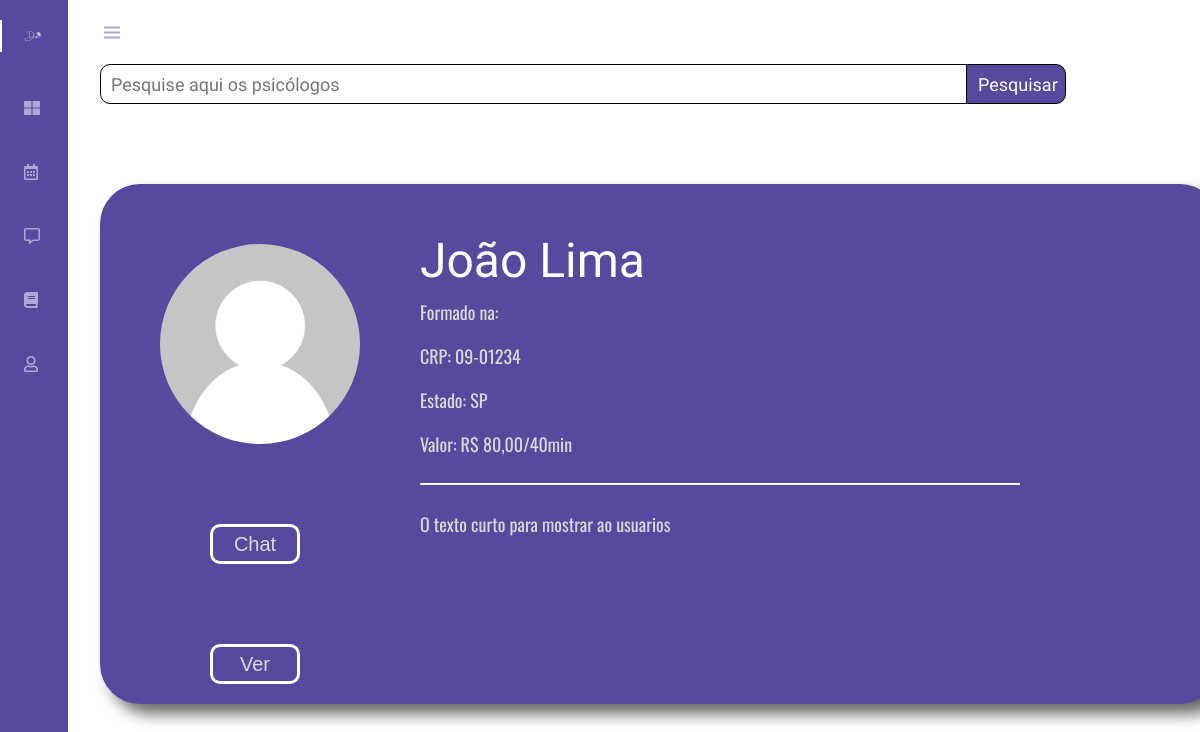
/lista_psicologos.php, run on the app's committed database.
### tables this page shows
CREATE TABLE `psicologos` (
  `unique_id` varchar(200) NOT NULL,
  `nome` varchar(100) DEFAULT NULL,
  `email` varchar(80) DEFAULT NULL,
  `senha` varchar(50) DEFAULT NULL,
  `nascimento` varchar(10) DEFAULT NULL,
  `estado` varchar(2) DEFAULT NULL,
  `cep` varchar(15) DEFAULT NULL,
  `rg` varchar(20) DEFAULT NULL,
  `cpf` varchar(16) DEFAULT NULL,
  `telefone` varchar(18) DEFAULT NULL,
  `local` varchar(80) DEFAULT NULL,
  `crp` varchar(16) DEFAULT NULL,
  `status` varchar(10) DEFAULT NULL,
  `situacao` int(11) DEFAULT NULL,
  `tempo_experiencia` varchar(4) DEFAULT NULL,
  `tempo_consulta` varchar(6) DEFAULT NULL,
  `resumo` varchar(500) DEFAULT NULL,
  `texto` varchar(800) DEFAULT NULL,
  `diploma` varchar(80) DEFAULT NULL,
  `faculdade` varchar(80) DEFAULT NULL,
  `foto` varchar(80) DEFAULT NULL,
  `idioma` varchar(50) DEFAULT NULL,
  `valor` varchar(6) DEFAULT NULL,
  `remarcacao` varchar(2) DEFAULT NULL,
  `sexo` varchar(10) DEFAULT NULL
);

### lista_psicologos.php (the view, shortened to what this page needs)
<?php
    require_once 'conexao.php';
?>
<!DOCTYPE html>
<html lang="pt-br">
<head>
    <link rel="stylesheet" href="css/navbar.css">
    <link rel="stylesheet" href="css/perfil.css">
    <link rel="stylesheet" href="https://cdnjs.cloudflare.com/ajax/libs/font-awesome/5.15.2/css/all.min.css">
    <link href='https://unpkg.com/boxicons@2.0.7/css/boxicons.min.css' rel='stylesheet'>
</head>
<body id="body-pd">
    <header class="header" id="header">
        <div class="header__toggle">
        <i class='bx bx-menu' id="header-toggle"></i>
        </div>
        <div class="header__img">
            <img src="assets/img/perfil.jpg" alt="">
        </div>
    </header>
    <div class="l-navbar" id="nav-bar">
    <nav class="nav">
            <div>
                <a href="index.php" class="nav__logo active">
                    <img class = "logo" src="assets/logo.png" alt="">
                </a>
                <div class="nav__list">
                    <a href="lista_psicologos.php" class="nav__link ">
                    <i class="fas fa-th-large"></i>
                    </a>
                    <a href="consulta.php" class="nav__link">
                    <i class="far fa-calendar-alt"></i>
                    </a>
                    <a href="chat_psic/users.php" class="nav__link">
                    <i class="far fa-comment-alt"></i>
                    </a>
                    <a href="sobre.php" class="nav__link">
                    <i class="fas fa-book"></i>
                    </a>
                    <a href="perfil_user.php" class="nav__link">
                    <i class="far fa-user"></i>
                    </a>
                </div>
            </div>
        </nav>
    </div>
    <div class="pesquisa">
        <form action="process/pesquisar_psic.php" method="post">
            <input type='text' name='pesquisar' placeholder='Pesquise aqui os psicólogos'/>
            <input type='submit' value='Pesquisar'/>
        </form>
    </div>
    <?php
        $query = "SELECT * FROM psicologos WHERE situacao = '1' ORDER BY nome ASC";
        $exec = mysqli_query($conn, $query);
        ?>
        <?php
            while ($psic = mysqli_fetch_array($exec)){
            echo "<div class='card_psicologo'>
            <div class='coluna'>
            <img src='imagens/$psic[foto]' alt='user'>
                <div class='btn_chat'>
                    <a href='chat_psic/chat.php?user_id=$psic[unique_id]'><button class='chat'>Chat</button></a>
                </div>
                <div class='btn_chat'>
                <a href='psicologo.php?psic=$psic[unique_id]' target='_self'><button class='chat'>Ver</button></a>
            </div>
            </div>
            <div class='coluna2'>
                <div class='info'>
                    <p class = 'nome'>$psic[nome]</p>
                    <p>Formado na: $psic[diploma]</p>
                    <p>CRP: $psic[crp]</p>
                    <p>Estado: $psic[estado]</p>
                    <p>Valor: R$ $psic[valor]/$psic[tempo_consulta]</p>
                </div>
                <hr>
                <p class='texto'>
                $psic[resumo]
                </p>
            </div>
        </div>";
            }?>
</body>
</html>

### css/navbar.css (style rules this page uses)
:root { --header-height: 3rem; --nav-width: 68px; --first-color: #4723D9; --first-color-light: #AFA5D9; --white-color: #ffffff; --normal-font-size: 1rem; --z-fixed: 100; --cor-principal: #564a9e; --cor-texto: #d9d9d9; --cor-titulo: #FFFFFF; --fonte-titulo: 'Antonio', sans-serif; --fonte-texto: 'Oswald', sans-serif; }
*,::before,::after { box-sizing: border-box; }
body { position: relative; margin: var(--header-height) 0 0 0; padding: 0 1rem; font-family: var(--fonte-texto); font-size: var(--normal-font-size); transition: .5s; }
a { text-decoration: none; }
.header { width: 100%; height: var(--header-height); position: fixed; top: 0; left: 0; display: flex; align-items: center; justify-content: space-between; padding: 0 1rem; background-color: transparent; z-index: var(--z-fixed); transition: .5s; }
.header__toggle { color: var(--first-color-light); font-size: 1.5rem; cursor: pointer; }
.header__img { width: 35px; height: 35px; display: flex; justify-content: center; border-radius: 50%; overflow: hidden; }
.header__img img { width: 40px; }
.l-navbar { position: fixed; top: 0; left: -30%; width: var(--nav-width); height: 100vh; background-color: var(--cor-principal); padding: .5rem 1rem 0 0; transition: .5s; z-index: var(--z-fixed); }
.nav { height: 100%; display: flex; flex-direction: column; justify-content: space-between; overflow: hidden; }
.nav .logo { width: 20px; }
.nav__logo, .nav__link { display: grid; grid-template-columns: max-content max-content; align-items: center; column-gap: 1rem; padding: .5rem 0 .5rem 1.5rem; }
.nav__logo { margin-bottom: 2rem; }
.nav__link { position: relative; color: var(--first-color-light); margin-bottom: 1.5rem; transition: .3s; }
.active { color: var(--white-color); }
.active::before { content: ''; position: absolute; left: 0; width: 2px; height: 32px; background-color: var(--white-color); }
@media screen and (min-width: 768px) { body { margin: calc(var(--header-height) + 1rem) 0 0 0; padding-left: calc(var(--nav-width) + 2rem); } }
@media screen and (min-width: 768px) { .header { height: calc(var(--header-height) + 1rem); padding: 0 2rem 0 calc(var(--nav-width) + 2rem); } }
@media screen and (min-width: 768px) { .header__img { width: 40px; height: 40px; } }
@media screen and (min-width: 768px) { .header__img img { width: 45px; } }
@media screen and (min-width: 768px) { .l-navbar { left: 0; padding: 1rem 1rem 0 0; } }

### css/perfil.css (style rules this page uses)
:root { --cor-principal: #564a9e; --cor-texto: #d9d9d9; --cor-titulo: #FFFFFF; --fonte-titulo: 'Antonio', sans-serif; --fonte-texto: 'Oswald', sans-serif; }
.pesquisa input[type="text"] { width: 80%; margin: 0 auto; border: 1px solid #000000; height: 40px; color: #333333; font-family: var(--fonte-titulo); font-size: 18px; padding-left: 10px; border-top-left-radius: 10px; border-bottom-left-radius: 10px; }
.pesquisa input[type="submit"] { background-color: var(--cor-principal); width: 100px; height: 40px; border: 1px solid #000000; color: var(--cor-titulo); font-family: var(--fonte-titulo); font-size: 18px; padding-left: 10px; margin-left: -5px; border-top-right-radius: 10px; border-bottom-right-radius: 10px; }
.card_psicologo { margin-top: 80px; background: var(--cor-principal); width: 1120px; height: 520px; border-radius: 40px; display: flex; flex-direction: row; box-shadow: 10px 10px 15px #333333be; cursor: pointer; }
.card_psicologo div.coluna { display: flex; flex-direction: column; }
.card_psicologo img { width: 200px; height: 200px; border-radius: 50%; margin-top: 60px; margin-left: 60px; margin-right: 60px; display: flex; flex-direction: column; }
.card_psicologo .coluna .chat { background: var(--cor-principal); border: 3px solid #FFFFFF; width: 90px; height: 40px; font-size: 20px; color: var(--cor-texto); border-radius: 10px; margin-left: 110px; margin-top: 80px; cursor: pointer; transition: 0.6s ease; }
.card_psicologo .coluna2 { display: flex; flex-direction: column; }
.card_psicologo .coluna2 .nome { font-family: var(--fonte-titulo); color: var(--cor-titulo); font-size: 48px; margin-bottom: -8px; }
.card_psicologo .coluna2 .info { color: var(--cor-texto); font-size: 18px; font-family: var(--fonte-texto); line-height: -8px; }
.card_psicologo .coluna2 hr { border: 3; border-top: 1px solid #ffffff; width: 600px; }
.card_psicologo .coluna2 .texto { color: var(--cor-texto); font-size: 18px; font-family: var(--fonte-texto); padding-right: 20px; }

### data on the page
psicologos: foto (placeholder picture), nome "João Lima", crp "09-01234", estado "SP", valor "80,00", tempo_consulta "40min", resumo "O texto curto para mostrar ao usuarios"
